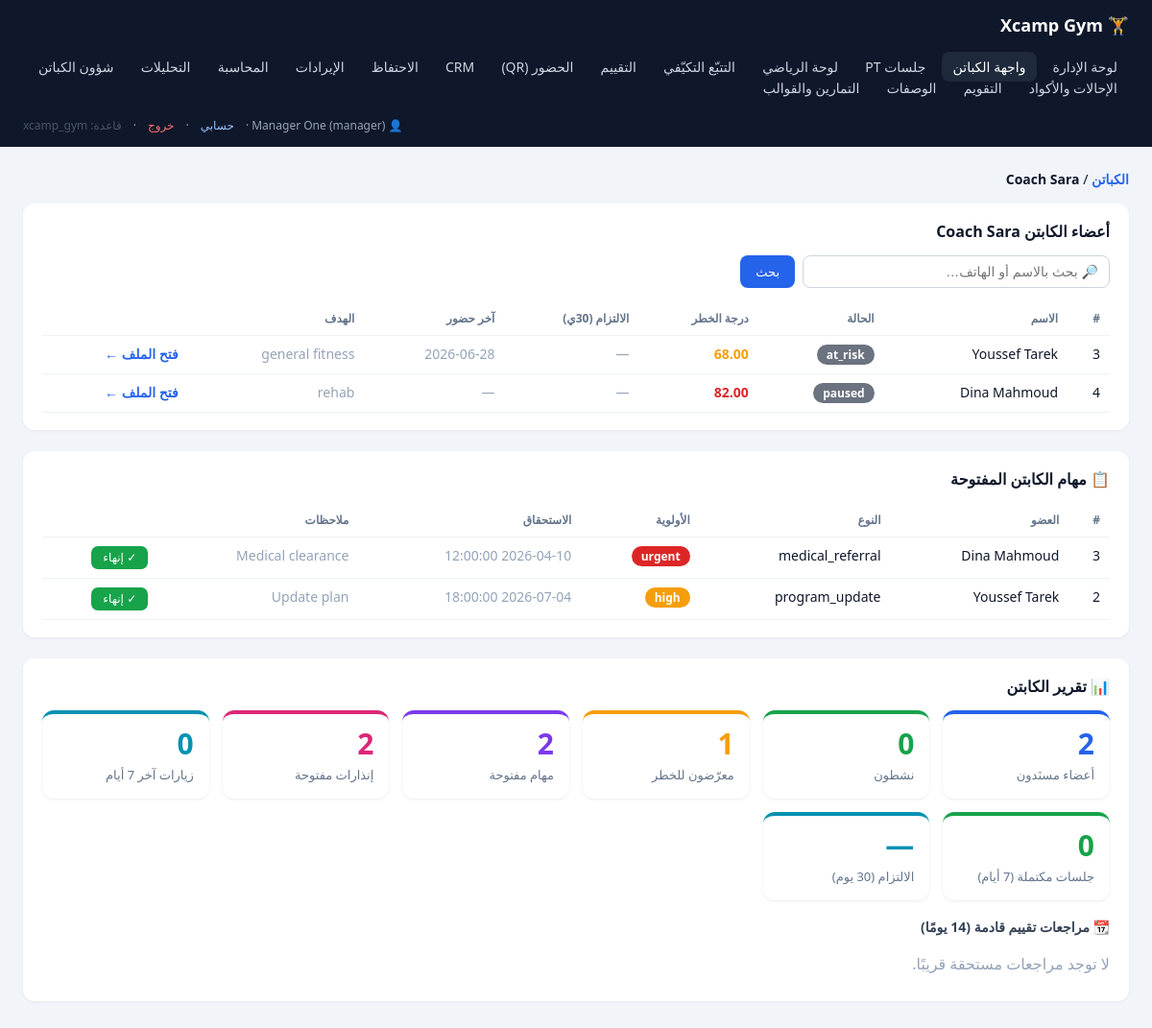
The app's page /dashboard/captains.php?coach=2 (signed in) with its own data.
### tables this page shows
CREATE TABLE coaches (
  coach_id BIGINT UNSIGNED AUTO_INCREMENT PRIMARY KEY,
  user_id BIGINT UNSIGNED NULL UNIQUE,
  full_name VARCHAR(150) NOT NULL,
  phone VARCHAR(30),
  specialty VARCHAR(150),
  active TINYINT(1) NOT NULL DEFAULT 1,
  created_at TIMESTAMP NOT NULL DEFAULT CURRENT_TIMESTAMP,
  updated_at TIMESTAMP NOT NULL DEFAULT CURRENT_TIMESTAMP ON UPDATE CURRENT_TIMESTAMP,
  CONSTRAINT fk_coaches_user FOREIGN KEY (user_id) REFERENCES users(user_id)
    ON DELETE SET NULL ON UPDATE CASCADE
);

CREATE TABLE members (
  member_id BIGINT UNSIGNED AUTO_INCREMENT PRIMARY KEY,
  full_name VARCHAR(150) NOT NULL,
  gender ENUM('male','female','other') NULL,
  birth_date DATE NULL,
  phone VARCHAR(30) UNIQUE,
  email VARCHAR(191) UNIQUE,
  address VARCHAR(255) NULL,
  job_title VARCHAR(120) NULL,
  join_date DATE NOT NULL,
  status ENUM('new','onboarding','active','corrective','at_risk','paused','expired','reactivated','upgraded')
    NOT NULL DEFAULT 'new',
  preferred_time VARCHAR(50) NULL,
  goal_summary VARCHAR(255) NULL,
  coach_id BIGINT UNSIGNED NULL,
  notes TEXT NULL,
  created_at TIMESTAMP NOT NULL DEFAULT CURRENT_TIMESTAMP,
  updated_at TIMESTAMP NOT NULL DEFAULT CURRENT_TIMESTAMP ON UPDATE CURRENT_TIMESTAMP,
  CONSTRAINT fk_members_coach FOREIGN KEY (coach_id) REFERENCES coaches(coach_id)
    ON DELETE SET NULL ON UPDATE CASCADE
);

CREATE TABLE tasks (
  task_id BIGINT UNSIGNED AUTO_INCREMENT PRIMARY KEY,
  member_id BIGINT UNSIGNED NULL,
  coach_id BIGINT UNSIGNED NULL,
  flag_id BIGINT UNSIGNED NULL,
  task_type ENUM('call','whatsapp','reassess','program_update','payment_followup','medical_referral','manager_review','renewal') NOT NULL,
  priority ENUM('low','medium','high','urgent') NOT NULL DEFAULT 'medium',
  status ENUM('open','doing','done','cancelled') NOT NULL DEFAULT 'open',
  due_at DATETIME NULL,
  completed_at DATETIME NULL,
  notes TEXT NULL,
  created_at TIMESTAMP NOT NULL DEFAULT CURRENT_TIMESTAMP,
  updated_at TIMESTAMP NOT NULL DEFAULT CURRENT_TIMESTAMP ON UPDATE CURRENT_TIMESTAMP,
  CONSTRAINT fk_tasks_member FOREIGN KEY (member_id) REFERENCES members(member_id)
    ON DELETE SET NULL ON UPDATE CASCADE,
  CONSTRAINT fk_tasks_coach FOREIGN KEY (coach_id) REFERENCES coaches(coach_id)
    ON DELETE SET NULL ON UPDATE CASCADE,
  CONSTRAINT fk_tasks_flag FOREIGN KEY (flag_id) REFERENCES retention_flags(flag_id)
    ON DELETE SET NULL ON UPDATE CASCADE
);

### dashboard/captains.php (the view, shortened to what this page needs)
<?php
require __DIR__ . '/db.php';
$me = require_login();
try { $pdo = db(); } catch (Throwable $e) { $error = $e->getMessage(); }
$coachId  = isset($_GET['coach'])  ? (int)$_GET['coach']  : 0;
$memberId = isset($_GET['member']) ? (int)$_GET['member'] : 0;
$isCoach = ($me['role'] === 'coach');
$coach = $pdo->prepare("SELECT * FROM coaches WHERE coach_id = ?");
$coach->execute([$coachId]);
$coach = $coach->fetch();
if (!$memberId) {
    $q = trim($_GET['q'] ?? '');
    $sql = "SELECT m.member_id, m.full_name, m.status, m.goal_summary,
                   (SELECT MAX(a.attendance_date) FROM daily_attendance a WHERE a.member_id = m.member_id AND a.attended = 1) AS last_att,
                   (SELECT a2.risk_score FROM assessments a2 WHERE a2.member_id = m.member_id ORDER BY a2.assessment_date DESC LIMIT 1) AS risk,
                   (SELECT SUM(ws.completion_status = 'completed') FROM workout_sessions ws JOIN workout_plans wp ON wp.workout_plan_id = ws.workout_plan_id
                     WHERE wp.member_id = m.member_id AND ws.session_date BETWEEN DATE_SUB(CURDATE(), INTERVAL 30 DAY) AND CURDATE()) AS comp_done,
                   (SELECT COUNT(*) FROM workout_sessions ws JOIN workout_plans wp ON wp.workout_plan_id = ws.workout_plan_id
                     WHERE wp.member_id = m.member_id AND ws.session_date BETWEEN DATE_SUB(CURDATE(), INTERVAL 30 DAY) AND CURDATE()) AS comp_total
            FROM members m WHERE m.coach_id = ?";
    $args = [$coachId];
    $members = $pdo->prepare($sql . " ORDER BY m.member_id");
    $members->execute($args);
    $members = $members->fetchAll();
    if (!$isCoach) echo '<div class="crumb"><a class="link" href="captains.php">الكباتن</a> / <strong>' . h($coach['full_name']) . '</strong></div>';
    echo '<section><h2>أعضاء الكابتن ' . h($coach['full_name']) . '</h2>';
    echo '<form method="get" style="display:flex;gap:8px;margin-bottom:14px">'
       . '<input type="hidden" name="coach" value="' . $coachId . '">'
       . '<input name="q" value="' . h($q) . '" placeholder="🔎 بحث بالاسم أو الهاتف…" style="flex:1;max-width:320px;padding:8px 11px;border:1px solid #cbd5e1;border-radius:8px;font-size:14px">'
       . '<button type="submit" style="background:#2563eb;color:#fff;border:0;padding:8px 16px;border-radius:8px;font-size:13px;cursor:pointer">بحث</button>'
       . ($q !== '' ? '<a class="link" href="captains.php?coach=' . $coachId . '" style="align-self:center;font-size:13px">إلغاء</a>' : '')
       . '</form>';
    if (!$members) echo '<div class="empty">' . ($q !== '' ? 'لا نتائج مطابقة للبحث.' : 'لا يوجد أعضاء مسنَدون.') . '</div>';
    else {
        echo '<table><tr><th>#</th><th>الاسم</th><th>الحالة</th><th>درجة الخطر</th><th>الالتزام (30ي)</th><th>آخر حضور</th><th>الهدف</th><th></th></tr>';
        foreach ($members as $m) {
            $riskColor = $m['risk'] === null ? '#94a3b8' : ($m['risk'] >= 80 ? '#dc2626' : ($m['risk'] >= 60 ? '#f59e0b' : '#16a34a'));
            if ((int)$m['comp_total'] > 0) {
                $pct = round(100 * (int)$m['comp_done'] / (int)$m['comp_total']);
                $cColor = $pct >= 75 ? '#16a34a' : ($pct >= 50 ? '#f59e0b' : '#dc2626');
                $compCell = '<strong style="color:' . $cColor . '">' . $pct . '%</strong> <span class="muted" style="font-size:11px">(' . (int)$m['comp_done'] . '/' . (int)$m['comp_total'] . ')</span>';
            } else {
                $compCell = '<span class="muted">—</span>';
            }
            echo '<tr><td>' . h($m['member_id']) . '</td><td>' . h($m['full_name']) . '</td><td><span class="badge">' . h($m['status']) . '</span></td>' .
                 '<td><strong style="color:' . $riskColor . '">' . h($m['risk'] ?? '—') . '</strong></td>' .
                 '<td>' . $compCell . '</td>' .
                 '<td class="muted">' . h($m['last_att'] ?? '—') . '</td><td class="muted">' . h($m['goal_summary']) .
                 '</td><td><a class="link" href="captains.php?coach=' . $coachId . '&member=' . (int)$m['member_id'] . '">فتح الملف ←</a></td></tr>';
        }
        echo '</table>';
    }
    echo '</section>';
    $ctasks = $pdo->prepare("SELECT t.task_id, t.task_type, t.priority, t.status, t.due_at, t.notes, m.full_name AS member_name
                             FROM tasks t LEFT JOIN members m ON m.member_id = t.member_id
                             WHERE t.coach_id = ? AND t.status IN ('open','doing')
                             ORDER BY FIELD(t.priority,'urgent','high','medium','low'), t.due_at");
    $ctasks->execute([$coachId]);
    $ctasks = $ctasks->fetchAll();
    $prB = ['urgent'=>'#dc2626','high'=>'#f59e0b','medium'=>'#2563eb','low'=>'#6b7280'];
    echo '<section><h2>📋 مهام الكابتن المفتوحة</h2>';
    if (!$ctasks) echo '<div class="empty">لا توجد مهام مفتوحة. 🎉</div>';
    else {
        echo '<table><tr><th>#</th><th>العضو</th><th>النوع</th><th>الأولوية</th><th>الاستحقاق</th><th>ملاحظات</th><th></th></tr>';
        foreach ($ctasks as $t) {
            echo '<tr><td>' . h($t['task_id']) . '</td><td>' . h($t['member_name'] ?? '—') . '</td><td>' . h($t['task_type']) .
                 '</td><td><span class="badge" style="background:' . ($prB[$t['priority']] ?? '#6b7280') . '">' . h($t['priority']) . '</span></td>' .
                 '<td class="muted">' . h($t['due_at'] ?? '') . '</td><td class="muted">' . h($t['notes']) . '</td>' .
                 '<td><form method="post" style="margin:0">' . csrf_field() . '<input type="hidden" name="action" value="complete_task">' .
                 '<input type="hidden" name="task_id" value="' . (int)$t['task_id'] . '">' .
                 '<button type="submit" style="background:#16a34a;color:#fff;border:0;padding:5px 12px;border-radius:7px;font-size:12px;cursor:pointer">✓ إنهاء</button></form></td></tr>';
        }
        echo '</table>';
    }
    echo '</section>';
    $rep = $pdo->prepare("SELECT
        COUNT(*) AS total,
        SUM(CASE WHEN m.status IN ('active','onboarding','reactivated','upgraded') THEN 1 ELSE 0 END) AS active_cnt,
        SUM(CASE WHEN m.status IN ('at_risk','corrective') THEN 1 ELSE 0 END) AS risk_cnt,
        (SELECT COUNT(*) FROM retention_flags rf JOIN members m2 ON m2.member_id = rf.member_id
          WHERE m2.coach_id = c.cid AND rf.status IN ('open','in_progress')) AS open_flags,
        (SELECT COUNT(*) FROM daily_attendance a JOIN members m3 ON m3.member_id = a.member_id
          WHERE m3.coach_id = c.cid AND a.attended = 1 AND a.attendance_date >= DATE_SUB(CURDATE(), INTERVAL 7 DAY)) AS visits_7d,
        (SELECT COUNT(*) FROM workout_sessions ws JOIN workout_plans wp ON wp.workout_plan_id = ws.workout_plan_id
          WHERE wp.coach_id = c.cid AND ws.completion_status = 'completed'
            AND ws.session_date >= DATE_SUB(CURDATE(), INTERVAL 7 DAY)) AS done_sessions_7d
        FROM (SELECT ? AS cid) c LEFT JOIN members m ON m.coach_id = c.cid GROUP BY c.cid");
    $rep->execute([$coachId]);
    $rep = $rep->fetch() ?: [];
    $reviews = $pdo->prepare("SELECT m.member_id, m.full_name, MAX(a.next_review_date) AS review_date
                              FROM assessments a JOIN members m ON m.member_id = a.member_id
                              WHERE m.coach_id = ? AND a.next_review_date BETWEEN CURDATE() AND DATE_ADD(CURDATE(), INTERVAL 14 DAY)
                              GROUP BY m.member_id, m.full_name ORDER BY review_date");
    $reviews->execute([$coachId]);
    $reviews = $reviews->fetchAll();
    $comp = $pdo->prepare("SELECT SUM(ws.completion_status = 'completed') AS d, COUNT(*) AS t
                           FROM workout_sessions ws
                           JOIN workout_plans wp ON wp.workout_plan_id = ws.workout_plan_id
                           JOIN members m ON m.member_id = wp.member_id
                           WHERE m.coach_id = ? AND ws.session_date BETWEEN DATE_SUB(CURDATE(), INTERVAL 30 DAY) AND CURDATE()");
    $comp->execute([$coachId]);
    $comp = $comp->fetch();
    $compPct = ((int)($comp['t'] ?? 0)) > 0 ? round(100 * (int)$comp['d'] / (int)$comp['t']) . '%' : '—';
    $repCards = [
        ['أعضاء مسنَدون', $rep['total'] ?? 0, '#2563eb'],
        ['نشطون', $rep['active_cnt'] ?? 0, '#16a34a'],
        ['معرّضون للخطر', $rep['risk_cnt'] ?? 0, '#f59e0b'],
        ['مهام مفتوحة', count($ctasks), '#7c3aed'],
        ['إنذارات مفتوحة', $rep['open_flags'] ?? 0, '#db2777'],
        ['زيارات آخر 7 أيام', $rep['visits_7d'] ?? 0, '#0891b2'],
        ['جلسات مكتملة (7 أيام)', $rep['done_sessions_7d'] ?? 0, '#16a34a'],
        ['الالتزام (30 يوم)', $compPct, '#0891b2'],
    ];
    echo '<section><h2>📊 تقرير الكابتن</h2><div class="kpis" style="margin-bottom:8px">';
    foreach ($repCards as [$l, $n, $clr]) {
        echo '<div class="card" style="--c:' . $clr . '"><div class="n" style="color:' . $clr . '">' . h($n) . '</div><div class="l">' . h($l) . '</div></div>';
    }
    echo '</div>';
    echo '<h3>📆 مراجعات تقييم قادمة (14 يومًا)</h3>';
    if (!$reviews) echo '<div class="empty">لا توجد مراجعات مستحقة قريبًا.</div>';
    echo '</section>';
    page_foot(); exit;
}
?>

### dashboard/db.php (style rules this page uses)
* { box-sizing: border-box; }
html, body { overflow-x: hidden; }
body { margin:0; font-family: system-ui, "Segoe UI", Tahoma, sans-serif; background:#f1f5f9; color:#0f172a; max-width:100%; }
.kpis { display:grid; grid-template-columns:repeat(auto-fit,minmax(150px,1fr)); gap:14px; margin-bottom:26px; }
.card { background:#fff; border-radius:12px; padding:16px; box-shadow:0 1px 3px rgba(0,0,0,.08); border-top:4px solid var(--c,#2563eb); }
.card .n { font-size:30px; font-weight:800; line-height:1; }
.card .l { color:#64748b; font-size:13px; margin-top:8px; }
section { background:#fff; border-radius:12px; padding:18px 20px; margin-bottom:22px; box-shadow:0 1px 3px rgba(0,0,0,.06); }
section h2 { margin:0 0 14px; font-size:16px; }
section h3 { margin:18px 0 8px; font-size:14px; color:#334155; }
table { width:100%; border-collapse:collapse; font-size:14px; }
th, td { text-align:right; padding:9px 10px; border-bottom:1px solid #eef2f7; vertical-align:top; }
th { color:#64748b; font-weight:600; font-size:12px; }
a.link { color:#2563eb; text-decoration:none; font-weight:600; }
.badge { display:inline-block; padding:2px 10px; border-radius:999px; color:#fff; font-size:12px; font-weight:600; background:#6b7280; }
.muted { color:#94a3b8; }
.empty { color:#94a3b8; padding:10px 0; }
.crumb { margin-bottom:16px; font-size:14px; }

### records on screen
coaches: full_name "Coach Sara"
members: member_id "3", full_name "Youssef Tarek", status "at_risk", risk "68.00", last_att "2026-06-28", goal_summary "general fitness"
members: member_id "4", full_name "Dina Mahmoud", status "paused", risk "82.00", last_att "—", goal_summary "rehab"
tasks: task_id "3", member.full_name "Dina Mahmoud", task_type "medical_referral", priority "urgent", due_at "2026-04-10 12:00:00", notes "Medical clearance"
tasks: task_id "2", member.full_name "Youssef Tarek", task_type "program_update", priority "high", due_at "2026-07-04 18:00:00", notes "Update plan"

### other values on screen
$u['name'] "Manager One"
$u['role'] "manager"
$db "xcamp_gym"
$n "2"
$l "أعضاء مسنَدون"
$n "0"
$l "نشطون"
$n "1"
$l "معرّضون للخطر"
$l "مهام مفتوحة"
$l "إنذارات مفتوحة"
$l "زيارات آخر 7 أيام"
$l "جلسات مكتملة (7 أيام)"
$n "—"
$l "الالتزام (30 يوم)"
